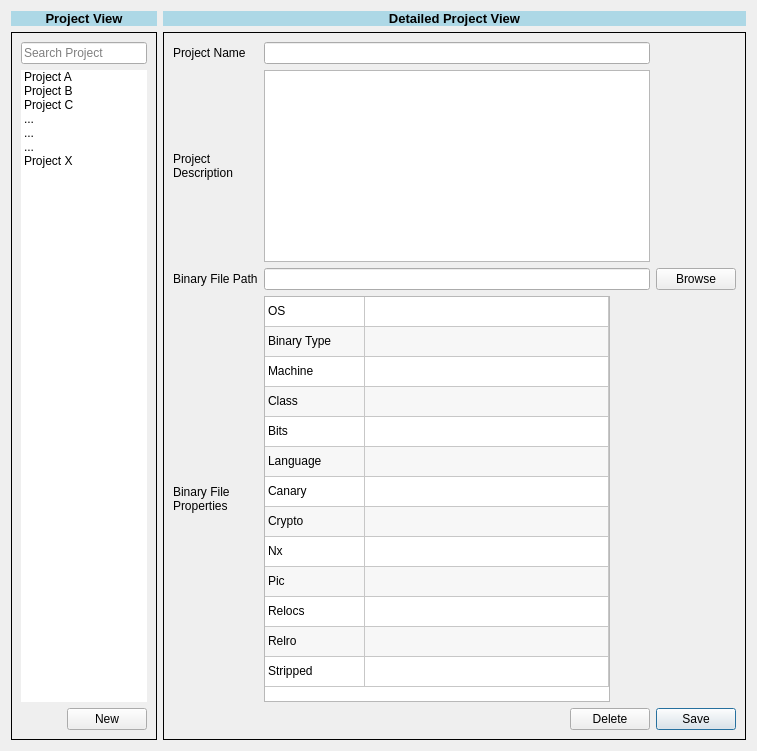
      <widget class="QWidget" name="projectTab">
       <property name="autoFillBackground">
        <bool>true</bool>
       </property>
       <property name="styleSheet">
        <string notr="true"/>
       </property>
       <attribute name="title">
        <string>Project</string>
       </attribute>
       <layout class="QGridLayout" name="gridLayout_5">
        <item row="0" column="0">
         <layout class="QGridLayout" name="mainGrid">
          <item row="0" column="0">
           <layout class="QGridLayout" name="titleGrid">
            <item row="0" column="0">
             <layout class="QGridLayout" name="boxGrid" columnstretch="2,8">
              <item row="0" column="0">
               <layout class="QGridLayout" name="projectViewGrid" columnstretch="0">
                <item row="0" column="0">
                 <widget class="QLabel" name="project_view">
                  <property name="font">
                   <font>
                    <pointsize>10</pointsize>
                   </font>
                  </property>
                  <property name="autoFillBackground">
                   <bool>false</bool>
                  </property>
                  <property name="styleSheet">
                   <string notr="true">background-color: rgba(173,216,230 ,1 )</string>
                  </property>
                  <property name="frameShape">
                   <enum>QFrame::NoFrame</enum>
                  </property>
                  <property name="text">
                   <string>&lt;html&gt;&lt;head/&gt;&lt;body&gt;&lt;p&gt;&lt;span style=&quot; font-weight:600;&quot;&gt;Project View&lt;/span&gt;&lt;/p&gt;&lt;/body&gt;&lt;/html&gt;</string>
                  </property>
                  <property name="alignment">
                   <set>Qt::AlignCenter</set>
                  </property>
                 </widget>
                </item>
                <item row="1" column="0">
                 <widget class="QFrame" name="projViewBox">
                  <property name="frameShape">
                   <enum>QFrame::Panel</enum>
                  </property>
                  <layout class="QGridLayout" name="gridLayout_10">
                   <item row="0" column="1">
                    <layout class="QVBoxLayout" name="verticalLayout">
                     <item>
                      <widget class="QLineEdit" name="search_box">
                       <property name="text">
                        <string/>
                       </property>
                       <property name="placeholderText">
                        <string>Search Project</string>
                       </property>
                       <property name="clearButtonEnabled">
                        <bool>true</bool>
                       </property>
                      </widget>
                     </item>
                     <item>
                      <widget class="QListWidget" name="existing_projects">
                       <property name="autoFillBackground">
                        <bool>true</bool>
                       </property>
                       <property name="frameShape">
                        <enum>QFrame::NoFrame</enum>
                       </property>
                       <property name="currentRow">
                        <number>-1</number>
                       </property>
                       <property name="sortingEnabled">
                        <bool>false</bool>
                       </property>
                       <item>
                        <property name="text">
                         <string>Project A</string>
                        </property>
                       </item>
                       <item>
                        <property name="text">
                         <string>Project B</string>
                        </property>
                       </item>
                       <item>
                        <property name="text">
                         <string>Project C</string>
                        </property>
                       </item>
                       <item>
                        <property name="text">
                         <string>...</string>
                        </property>
                       </item>
                       <item>
                        <property name="text">
                         <string>...</string>
                        </property>
                       </item>
                       <item>
                        <property name="text">
                         <string>...</string>
                        </property>
                       </item>
                       <item>
                        <property name="text">
                         <string>Project X</string>
                        </property>
                       </item>
                      </widget>
                     </item>
                     <item>
                      <widget class="QPushButton" name="new_project">
                       <property name="sizePolicy">
                        <sizepolicy hsizetype="Fixed" vsizetype="Fixed">
                         <horstretch>0</horstretch>
                         <verstretch>0</verstretch>
                        </sizepolicy>
                       </property>
                       <property name="layoutDirection">
                        <enum>Qt::RightToLeft</enum>
                       </property>
                       <property name="autoFillBackground">
                        <bool>false</bool>
                       </property>
                       <property name="text">
                        <string>New</string>
                       </property>
                      </widget>
                     </item>
                    </layout>
                   </item>
                  </layout>
                 </widget>
                </item>
               </layout>
              </item>
              <item row="0" column="1">
               <layout class="QGridLayout" name="detailedProViewGrid" columnstretch="0">
                <item row="0" column="0">
                 <widget class="QLabel" name="DetailedProjectView">
                  <property name="enabled">
                   <bool>true</bool>
                  </property>
                  <property name="sizePolicy">
                   <sizepolicy hsizetype="Preferred" vsizetype="Fixed">
                    <horstretch>0</horstretch>
                    <verstretch>0</verstretch>
                   </sizepolicy>
                  </property>
                  <property name="font">
                   <font>
                    <pointsize>8</pointsize>
                   </font>
                  </property>
                  <property name="autoFillBackground">
                   <bool>true</bool>
                  </property>
                  <property name="styleSheet">
                   <string notr="true">background-color: rgba(173,216,230 ,1 )</string>
                  </property>
                  <property name="frameShape">
                   <enum>QFrame::NoFrame</enum>
                  </property>
                  <property name="text">
                   <string>&lt;html&gt;&lt;head/&gt;&lt;body&gt;&lt;p&gt;&lt;span style=&quot; font-size:10pt; font-weight:600;&quot;&gt;Detailed Project View&lt;/span&gt;&lt;/p&gt;&lt;/body&gt;&lt;/html&gt;</string>
                  </property>
                  <property name="textFormat">
                   <enum>Qt::RichText</enum>
                  </property>
                  <property name="alignment">
                   <set>Qt::AlignCenter</set>
                  </property>
                 </widget>
                </item>
                <item row="1" column="0">
                 <widget class="QFrame" name="dpv_description">
                  <property name="sizePolicy">
                   <sizepolicy hsizetype="Preferred" vsizetype="Preferred">
                    <horstretch>0</horstretch>
                    <verstretch>0</verstretch>
                   </sizepolicy>
                  </property>
                  <property name="frameShape">
                   <enum>QFrame::Box</enum>
                  </property>
                  <layout class="QGridLayout" name="gridLayout_15" columnstretch="0,0,0">
                   <item row="3" column="0">
                    <widget class="QLabel" name="binary_properties">
                     <property name="text">
                      <string>Binary File 
Properties</string>
                     </property>
                    </widget>
                   </item>
                   <item row="0" column="1">
                    <widget class="QLineEdit" name="project_nameBox"/>
                   </item>
                   <item row="0" column="0">
                    <widget class="QLabel" name="project_name">
                     <property name="text">
                      <string>Project Name</string>
                     </property>
                    </widget>
                   </item>
                   <item row="1" column="0">
                    <widget class="QLabel" name="project_description">
                     <property name="text">
                      <string>Project 
Description</string>
                     </property>
                    </widget>
                   </item>
                   <item row="2" column="1">
                    <widget class="QLineEdit" name="filePathBox"/>
                   </item>
                   <item row="1" column="1">
                    <widget class="QTextEdit" name="description_box">
                     <property name="sizePolicy">
                      <sizepolicy hsizetype="Expanding" vsizetype="Fixed">
                       <horstretch>0</horstretch>
                       <verstretch>0</verstretch>
                      </sizepolicy>
                     </property>
                    </widget>
                   </item>
                   <item row="2" column="2">
                    <widget class="QPushButton" name="browse">
                     <property name="text">
                      <string>Browse</string>
                     </property>
                    </widget>
                   </item>
                   <item row="4" column="2">
                    <widget class="QPushButton" name="save">
                     <property name="text">
                      <string>Save</string>
                     </property>
                     <property name="autoDefault">
                      <bool>false</bool>
                     </property>
                     <property name="default">
                      <bool>true</bool>
                     </property>
                     <property name="flat">
                      <bool>false</bool>
                     </property>
                    </widget>
                   </item>
                   <item row="4" column="1">
                    <widget class="QPushButton" name="delete_2">
                     <property name="sizePolicy">
                      <sizepolicy hsizetype="Fixed" vsizetype="Fixed">
                       <horstretch>0</horstretch>
                       <verstretch>0</verstretch>
                      </sizepolicy>
                     </property>
                     <property name="layoutDirection">
                      <enum>Qt::RightToLeft</enum>
                     </property>
                     <property name="text">
                      <string>Delete</string>
                     </property>
                    </widget>
                   </item>
                   <item row="2" column="0">
                    <widget class="QLabel" name="file_path">
                     <property name="text">
                      <string>Binary File Path</string>
                     </property>
                    </widget>
                   </item>
                   <item row="3" column="1">
                    <widget class="QTableWidget" name="binaryPropTable">
                     <property name="sizePolicy">
                      <sizepolicy hsizetype="Maximum" vsizetype="Maximum">
                       <horstretch>100</horstretch>
                       <verstretch>100</verstretch>
                      </sizepolicy>
                     </property>
                     <property name="maximumSize">
                      <size>
                       <width>346</width>
                       <height>16777215</height>
                      </size>
                     </property>
                     <property name="contextMenuPolicy">
                      <enum>Qt::PreventContextMenu</enum>
                     </property>
                     <property name="frameShape">
                      <enum>QFrame::StyledPanel</enum>
                     </property>
                     <property name="sizeAdjustPolicy">
                      <enum>QAbstractScrollArea::AdjustToContents</enum>
                     </property>
                     <property name="alternatingRowColors">
                      <bool>true</bool>
                     </property>
                     <property name="showGrid">
                      <bool>true</bool>
                     </property>
                     <property name="wordWrap">
                      <bool>false</bool>
                     </property>
                     <attribute name="horizontalHeaderVisible">
                      <bool>false</bool>
                     </attribute>
                     <attribute name="horizontalHeaderCascadingSectionResizes">
                      <bool>true</bool>
                     </attribute>
                     <attribute name="horizontalHeaderMinimumSectionSize">
                      <number>100</number>
                     </attribute>
                     <attribute name="horizontalHeaderStretchLastSection">
                      <bool>true</bool>
                     </attribute>
                     <attribute name="verticalHeaderVisible">
                      <bool>false</bool>
                     </attribute>
                     <attribute name="verticalHeaderStretchLastSection">
                      <bool>false</bool>
                     </attribute>
                     <row>
                      <property name="text">
                       <string>1</string>
                      </property>
                     </row>
                     <row>
                      <property name="text">
                       <string>2</string>
                      </property>
                     </row>
                     <row>
                      <property name="text">
                       <string>3</string>
                      </property>
                     </row>
                     <row>
                      <property name="text">
                       <string>4</string>
                      </property>
                     </row>
                     <row>
                      <property name="text">
                       <string>5</string>
                      </property>
                     </row>
                     <row>
                      <property name="text">
                       <string>6</string>
                      </property>
                     </row>
                     <row>
                      <property name="text">
                       <string>7</string>
                      </property>
                     </row>
                     <row>
                      <property name="text">
                       <string>8</string>
                      </property>
                     </row>
                     <row>
                      <property name="text">
                       <string>9</string>
                      </property>
                     </row>
                     <row>
                      <property name="text">
                       <string>10</string>
                      </property>
                     </row>
                     <row>
                      <property name="text">
                       <string>11</string>
                      </property>
                     </row>
                     <row>
                      <property name="text">
                       <string>12</string>
                      </property>
                     </row>
                     <row>
                      <property name="text">
                       <string>13</string>
                      </property>
                     </row>
                     <column>
                      <property name="text">
                       <string>Name</string>
                      </property>
                     </column>
                     <column>
                      <property name="text">
                       <string>Value</string>
                      </property>
                     </column>
                     <item row="0" column="0">
                      <property name="text">
                       <string>OS</string>
                      </property>
                     </item>
                     <item row="0" column="1">
                      <property name="text">
                       <string/>
                      </property>
                     </item>
                     <item row="1" column="0">
                      <property name="text">
                       <string>Binary Type</string>
                      </property>
                     </item>
                     <item row="2" column="0">
                      <property name="text">
                       <string>Machine</string>
                      </property>
                     </item>
                     <item row="3" column="0">
                      <property name="text">
                       <string>Class</string>
                      </property>
                     </item>
                     <item row="4" column="0">
                      <property name="text">
                       <string>Bits</string>
                      </property>
                     </item>
                     <item row="5" column="0">
                      <property name="text">
                       <string>Language</string>
                      </property>
                     </item>
                     <item row="6" column="0">
                      <property name="text">
                       <string>Canary</string>
                      </property>
                     </item>
                     <item row="7" column="0">
                      <property name="text">
                       <string>Crypto</string>
                      </property>
                     </item>
                     <item row="8" column="0">
                      <property name="text">
                       <string>Nx</string>
                      </property>
                     </item>
                     <item row="9" column="0">
                      <property name="text">
                       <string>Pic</string>
                      </property>
                     </item>
                     <item row="10" column="0">
                      <property name="text">
                       <string>Relocs</string>
                      </property>
                     </item>
                     <item row="11" column="0">
                      <property name="text">
                       <string>Relro</string>
                      </property>
                     </item>
                     <item row="12" column="0">
                      <property name="text">
                       <string>Stripped</string>
                      </property>
                     </item>
                    </widget>
                   </item>
                  </layout>
                 </widget>
                </item>
               </layout>
              </item>
             </layout>
            </item>
           </layout>
          </item>
         </layout>
        </item>
       </layout>
      </widget>
